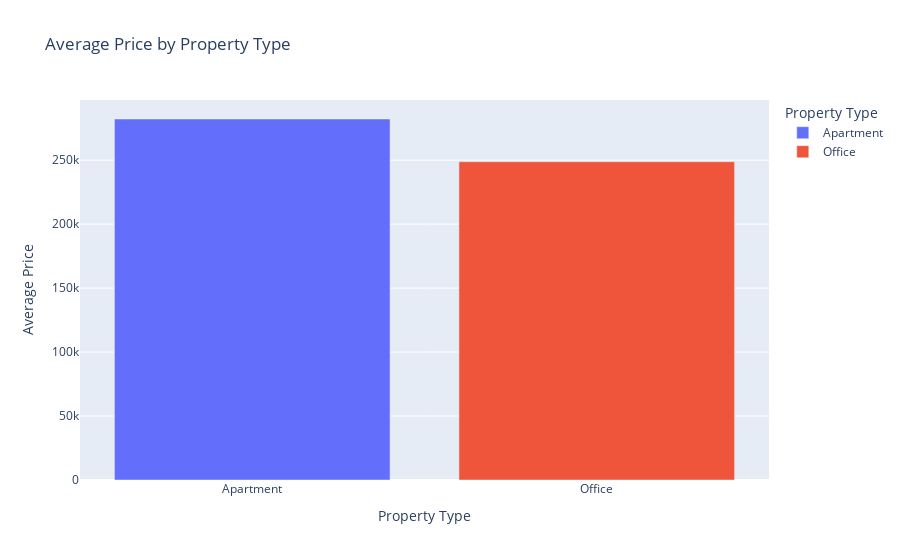

Write notebook code for a chart like this one.
### Markdown cell above
## Average property Price by the type

### Code cell
total_price_by_type = Realstate.groupby('type')['price'].mean().reset_index()

fig = px.bar(total_price_by_type, x='type', y='price',
             title='Average Price by Property Type', 
             labels={'price': 'Average Price', 'type': 'Property Type'},
             color='type', 
             color_discrete_sequence=px.colors.qualitative.Plotly)
fig.show()

### Figure 1 — Plotly figure (JSON) as saved in the notebook; plotly's stock layout.template omitted (floating-point values rounded to 4 significant figures)
{"data": [{"alignmentgroup": "True", "hovertemplate": "Property Type=%{x}<br>Average Price=%{y}<extra></extra>", "legendgroup": "Apartment", "marker": {"color": "#636EFA", "pattern": {"shape": ""}}, "name": "Apartment", "offsetgroup": "Apartment", "orientation": "v", "showlegend": true, "textposition": "auto", "type": "bar", "x": ["Apartment"], "xaxis": "x", "y": [282200.0], "yaxis": "y"}, {"alignmentgroup": "True", "hovertemplate": "Property Type=%{x}<br>Average Price=%{y}<extra></extra>", "legendgroup": "Office", "marker": {"color": "#EF553B", "pattern": {"shape": ""}}, "name": "Office", "offsetgroup": "Office", "orientation": "v", "showlegend": true, "textposition": "auto", "type": "bar", "x": ["Office"], "xaxis": "x", "y": [248800.0], "yaxis": "y"}], "layout": {"autosize": true, "barmode": "relative", "legend": {"title": {"text": "Property Type"}, "tracegroupgap": 0}, "title": {"text": "Average Price by Property Type"}, "xaxis": {"anchor": "y", "autorange": true, "categoryarray": ["Apartment", "Office"], "categoryorder": "array", "domain": [0, 1], "range": [-0.5, 1.5], "title": {"text": "Property Type"}, "type": "category"}, "yaxis": {"anchor": "x", "autorange": true, "domain": [0, 1], "range": [0, 297000.0], "title": {"text": "Average Price"}, "type": "linear"}}}
